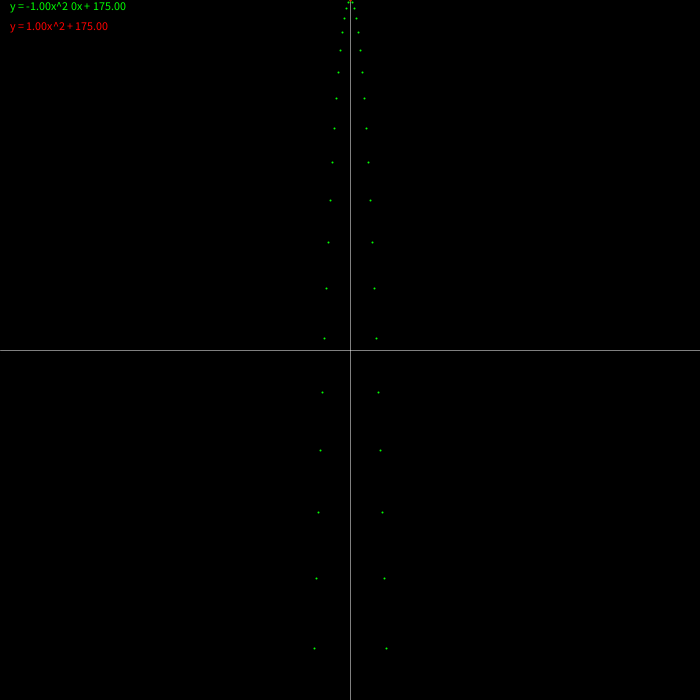
Frame 1 (no input)
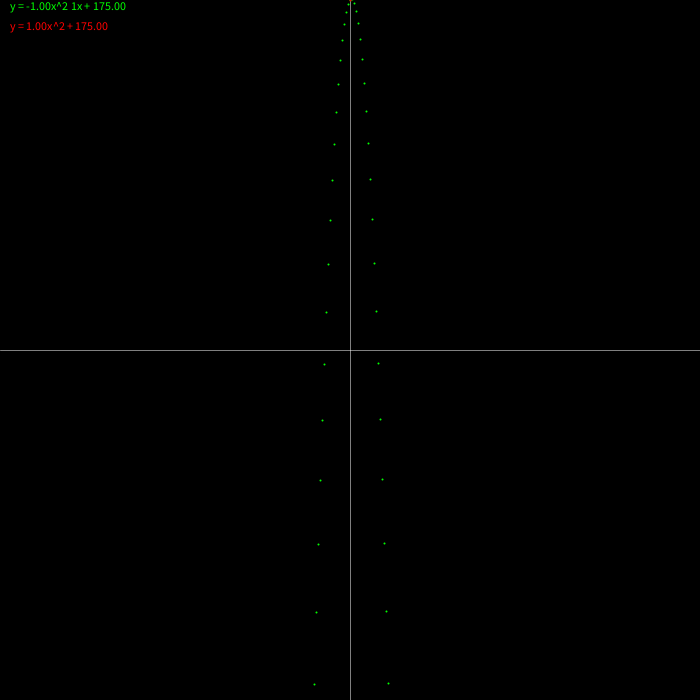
Frame 60 (the mouse pressed at the canvas centre just before this capture)
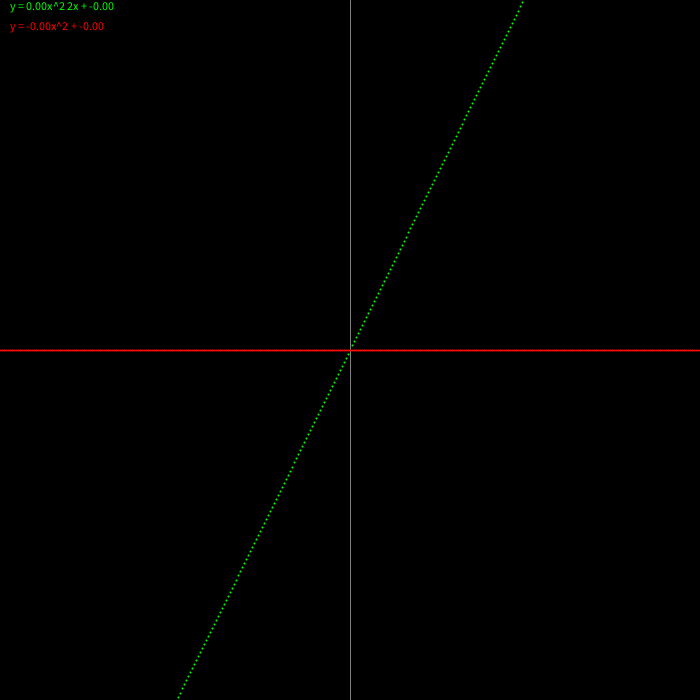
Frame 120 (the mouse held since frame 60 and released just before this capture)

The Processing sketch that drew these frames (run headless with seeded random() and noise(); from frame 60 on, the mouse is pressed at the canvas centre):

// Processing sketch: processing_179570
// ── processing_179570.pde

void setup(){
  size(700,700);
}
float a=-0.03;
float b=1;
float c=30;
float t=0;
void draw(){
  b=5*sin(radians(t));
  a=map(mouseX,0,width,-1,1);
  c=(mouseY-height/2)*-0.5;
  background(0);
  fill(0,255,0);
  text("y = "+nf(a,0,2)+"x^2"+" "+(int)b+"x + "+nf((c),0,2),10,10);
  fill(255,0,0);
  text("y = "+nf((-1*a),0,2)+"x^2 + "+nf(c,0,2),10,30);
  noFill();
  stroke(255,128);
  line(0,height/2,width,height/2);
  line(width/2,0,width/2,height);
  translate(width/2,height/2);
  scale(2);
  for(int i=-width/2;i<width/2;i++){
    stroke(0,255,0);
    point(i,-1*(a*sq(i)+b*i+c));
    stroke(255,0,0);
    point(i,a*sq(i)-c);
  }
  t+=0.2;
}
